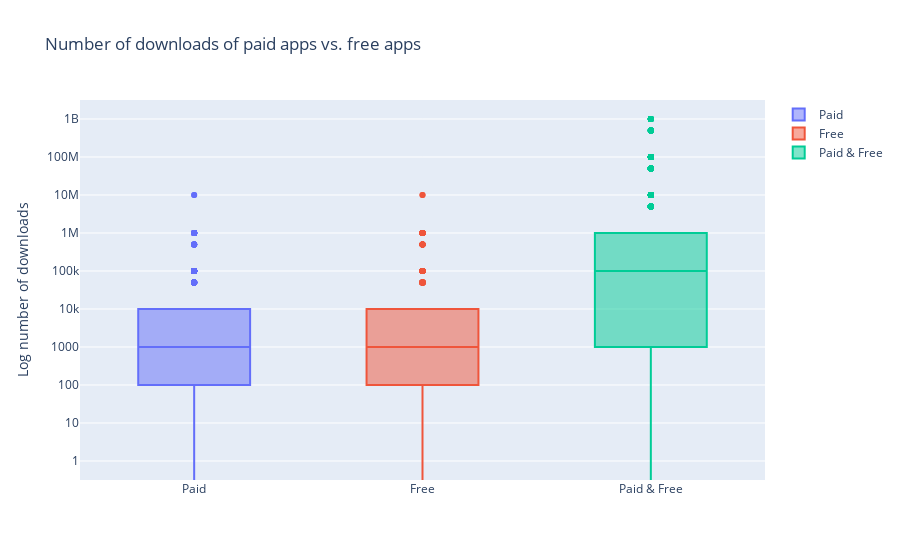

This figure's notebook cell:
### Code cell
paid = go.Box(y=apps[apps["Type"]=="Paid"]["Installs"], name="Paid")
free = go.Box(y=apps[apps["Type"]=="Paid"]["Installs"], name="Free")
both = go.Box(y=apps[apps["Type"]!=""]["Installs"],name="Paid & Free")
data = [paid,free,both]
layout = go.Layout(
    title = "Number of downloads of paid apps vs. free apps",
    yaxis = dict(title = "Log number of downloads",
                type = 'log',
                autorange = True)
)
plotly.offline.iplot({'data': data, 'layout': layout})

### Figure 1 — Plotly figure (JSON) as saved in the notebook; plotly's stock layout.template omitted (floating-point values rounded to 4 significant figures; data arrays with more than 128 entries replaced by an {"elided": "..."} marker saying what was removed)
{"data": [{"name": "Paid", "type": "box", "y": {"elided": "756 int values"}}, {"name": "Free", "type": "box", "y": {"elided": "756 int values"}}, {"name": "Paid & Free", "type": "box", "y": {"elided": "9659 int values"}}], "layout": {"title": {"text": "Number of downloads of paid apps vs. free apps"}, "yaxis": {"autorange": true, "title": {"text": "Log number of downloads"}, "type": "log"}}}
